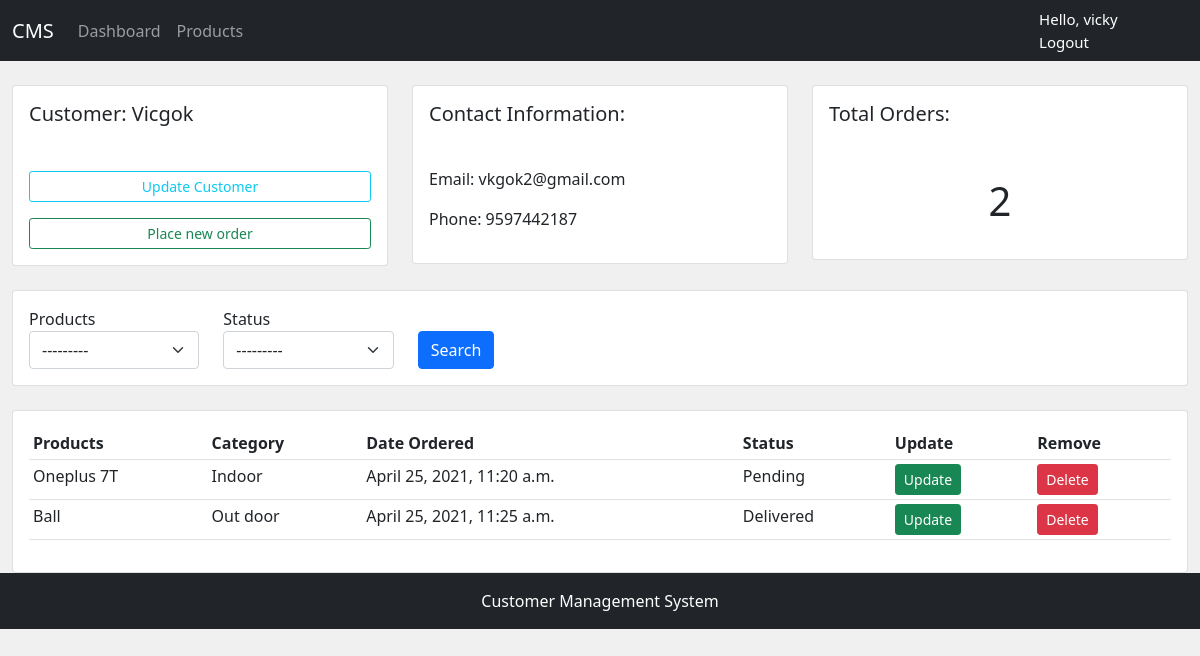
Screenshot of /customers/1/ (signed in) with the database file from the repository.
### accounts/models.py (models this page shows, shortened)
class Customer(models.Model):
    user = models.OneToOneField(User, null=True,on_delete=models.CASCADE)
    name = models.CharField(max_length=200, null=True)
    phone = models.CharField(max_length=200, null=True)
    email = models.CharField(max_length=200, null=True)
    date_created = models.DateTimeField(auto_now_add=True, null=True)
    class Meta:
        verbose_name_plural = 'Customers'

class Order(models.Model):
    STATUS = (
        ('Pending','Pending'),
        ('Out for delivery','Out for delivery'),
        ('Delivered','Delivered'),
    )
    customer = models.ForeignKey(Customer, null=True, on_delete=SET_NULL)
    product = models.ForeignKey(Product, null=True,on_delete=SET_NULL)
    date_created= models.DateTimeField(auto_now_add=True,null=True)
    status = models.CharField(max_length=200, null=True, choices=STATUS)
    class Meta:
        verbose_name_plural = 'Orders'

class Product(models.Model):
    CATEGORY = (
        ('Indoor', 'Indoor'),
        ('Out door','Out door'),
        )
    name = models.CharField(max_length=200, null=True)
    price = models.CharField(max_length=200,null=True)
    category = models.CharField(max_length=200,null=True,choices=CATEGORY)
    description = models.CharField(max_length=200,null=True, blank=True)
    date_created= models.DateTimeField(auto_now_add=True,null=True)
    tags = models.ManyToManyField(Tag)
    def __str__(self):
        return self.name
    class Meta:
        verbose_name_plural = 'Products'

### accounts/decorators.py (the view)
        def wrapper_func(request,*args,**kwargs):
            group = None
            if request.user.groups.exists():
                group = request.user.groups.all()[0].name
            if group in allowed_roles:
                return view_func(request,*args,**kwargs)
            else:
                return HttpResponse("You are not allowed to view page")

### accounts/views.py (called while the page is built)
@login_required(login_url='accounts:login')
@allowed_users(allowed_roles=['admin'])
def customers(request,pk):
    customer = Customer.objects.get(id=pk)
    orders = customer.order_set.all()
    total_orders = orders.count()
    myFilter = OrderFilter(request.GET, queryset=orders)
    orders = myFilter.qs
    context = {
        'customer':customer,
        'orders':orders,
        'total_orders':total_orders,
        'myFilter':myFilter,
    }
    return render(request,'accounts/customers.html',context)

### accounts/templates/accounts/customers.html (shortened to what this page needs)
{% extends 'accounts/base.html' %}
{% load widget_tweaks %}
{% block content %}
<br>
<div class="row">
    <div class="col-md">
        <div class="card card-body">
            <h5>Customer: {{customer.name}} </h5>
            <a class="btn btn-outline-info btn-sm btn-block mt-1" href="#">Update Customer</a>
            <a href="{% url 'accounts:create_order'  customer.id %}" class="btn btn-outline-success btn-sm btn-block mt-3">Place new order</a>
        </div>
    </div>
    <div class="col-md">
        <div class="card card-body">
            <h5>Contact Information:</h5>
            <p>Email: {{ customer.email }}</p>
            <p>Phone: {{ customer.phone }}</p>
        </div>
    </div>
    <div class="col-md">
        <div class="card card-body">
            <h5>Total Orders:</h5>
            <h1 style="text-align:center;padding:10px">{{ total_orders }}</h1>
        </div>
    </div>
</div>
<br>
<div class="row">
    <div class="col">
        <div class="card card-body">
            <form method="GET">
                <div class="row">
                    <div class="col-md-2">
                        <div class="form-group">
                            <label class="label" >Products</label>
                            {% render_field myFilter.form.product class="form-select sm" %}
                        </div>
                    </div>
                    <div class="col-md-2">
                        <div class="form-group">
                            <label class="label" >Status</label>
                            {% render_field myFilter.form.status class="form-select sm" %}
                        </div>
                    </div>
                    <div class="col-md-2 mt-4">
                        <button class="btn btn-primary" type="submit">Search</button>
                    </div>
                    </div>
                </form>
        </div>
    </div>
</div>
<br>
<div class="row">
    <div class="col">
        <div class="card card-body">
            <div class="table-responsive">
                <table class="table table-sm">
                    <tr>
                        <th>Products</th>
                        <th>Category</th>
                        <th>Date Ordered</th>
                        <th>Status</th>
                        <th>Update</th>
                        <th>Remove</th>
                    </tr>
                    {% for order in orders %}
                        <tr>
                            <td>{{ order.product }}</td>
                            <td>{{ order.product.category }}</td>
                            <td>{{ order.date_created }}</td>
                            <td>{{ order.status }}</td>
                            <td> <a href="{% url 'accounts:update_order' order.id  %}" class='btn btn-success btn-sm' >Update</a> </td>
                            <td> <a href="{% url 'accounts:delete_order' order.id  %}" class='btn btn-danger btn-sm' >Delete</a> </td>
                        </tr>
                    {% endfor %}
                </table>
            </div>
        </div>
    </div>
</div>
{% endblock %}

### accounts/templates/accounts/navbar.html (shortened to what this page needs)
<nav class="navbar navbar-expand-lg navbar-dark bg-dark">
    <div class="container-fluid">
      <a class="navbar-brand" href="#" id="logo">CMS</a>
      <div class="collapse navbar-collapse" id="navbarNav">
        <ul class="navbar-nav">
          {% if request.user.is_staff %}
          <li class="nav-item">
            <a class="nav-link" aria-current="page" href="{% url 'accounts:home' %}">Dashboard</a>
          </li>
          <li class="nav-item">
            <a class="nav-link" aria-current="page" href="{% url 'accounts:products' %}">Products</a>
          </li>
          {% endif %}
        </ul>
      </div>
    </div>
    <span class="user-login-feed">Hello, {{request.user}}
    <span ><a class="user-login-feed" href="{% url 'accounts:logout' %}">Logout</a></span>
    </span>
  </nav>

### static/css/main.css (style rules this page uses)
body { background: #F0F0F0; }

### accounts/templates/accounts/navbar.html (style rules this page uses)
.user-login-feed { font-size: 15px; color: #FFF; padding-right: 5px; margin-right: 20px; text-decoration: none; }

### rows the page displays
Customer: name "Vicgok", email "vkgok2@gmail.com", phone "9597442187"
Order: product "Oneplus 7T", product.category "Indoor", date_created "April 25, 2021, 11:20 a.m.", status "Pending"
Order: product "Ball", product.category "Out door", date_created "April 25, 2021, 11:25 a.m.", status "Delivered"

### other values shown
{{ request.user }} "vicky"
{{ total_orders }} "2"
